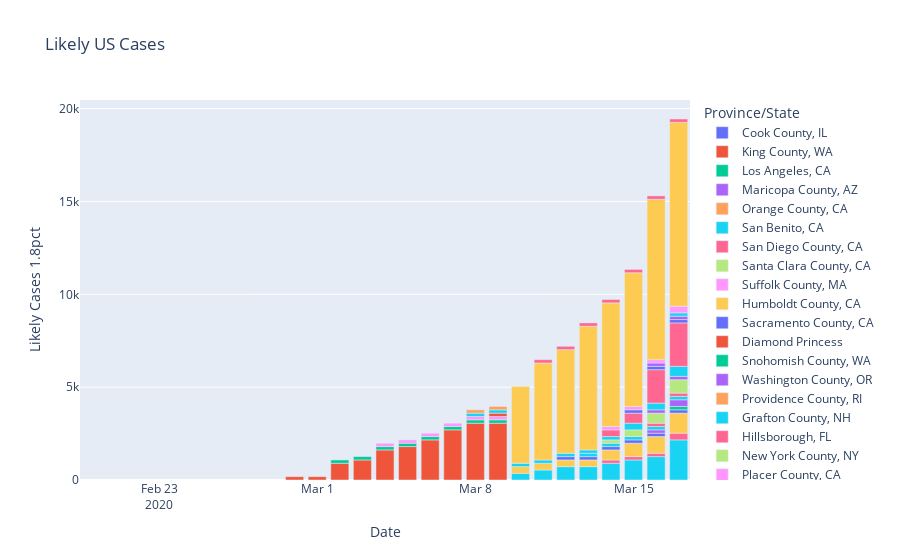

The cell this chart's notebook holds for it:
### Code cell
us_chart = px.bar(us_cases[us_cases['Date'] >= '2020-02-20'], 
    x="Date", y="Likely Cases 1.8pct", color="Province/State", title="Likely US Cases")
us_chart.show()
